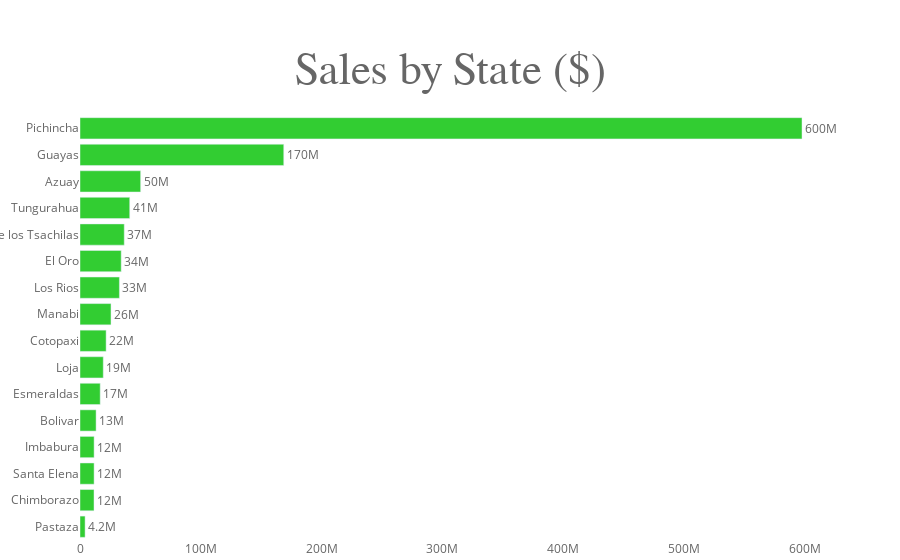

Here is the notebook cell this chart was saved with:
### Code cell
fig = go.Figure(go.Bar(y=by_state.index, x=by_state.sales, 
                       orientation="h", marker_color="limegreen",
                       text=by_state.sales, textposition="outside", texttemplate='%{text:.2s}'))
fig.update_layout(template=custom_template_go,
                    margin=dict(b=20,r=60,l=80,t=115),
                    title={'text': "<span style='font-size:45px; font-family:Times New Roman'>Sales by State ($)</span><br><br>",
                    'y':0.85, 'x':0.5,
                    'xanchor': 'center', 'yanchor': 'top'},
                    )
fig.show()

### Figure 1 — Plotly figure (JSON) as saved in the notebook; plotly's stock layout.template omitted (floating-point values rounded to 4 significant figures)
{"data": [{"marker": {"color": "limegreen"}, "orientation": "h", "text": [4201000.0, 11610000.0, 11650000.0, 11670000.0, 13310000.0, 16720000.0, 19250000.0, 21610000.0, 25640000.0, 32610000.0, 34090000.0, 36620000.0, 41160000.0, 50190000.0, 168600000.0, 597600000.0], "textposition": "outside", "texttemplate": "%{text:.2s}", "type": "bar", "x": [4201000.0, 11610000.0, 11650000.0, 11670000.0, 13310000.0, 16720000.0, 19250000.0, 21610000.0, 25640000.0, 32610000.0, 34090000.0, 36620000.0, 41160000.0, 50190000.0, 168600000.0, 597600000.0], "y": ["Pastaza", "Chimborazo", "Santa Elena", "Imbabura", "Bolivar", "Esmeraldas", "Loja", "Cotopaxi", "Manabi", "Los Rios", "El Oro", "Santo Domingo de los Tsachilas", "Tungurahua", "Azuay", "Guayas", "Pichincha"]}], "layout": {"margin": {"b": 20, "l": 80, "r": 60, "t": 115}, "title": {"text": "<span style='font-size:45px; font-family:Times New Roman'>Sales by State ($)</span><br><br>", "x": 0.5, "xanchor": "center", "y": 0.85, "yanchor": "top"}}}
